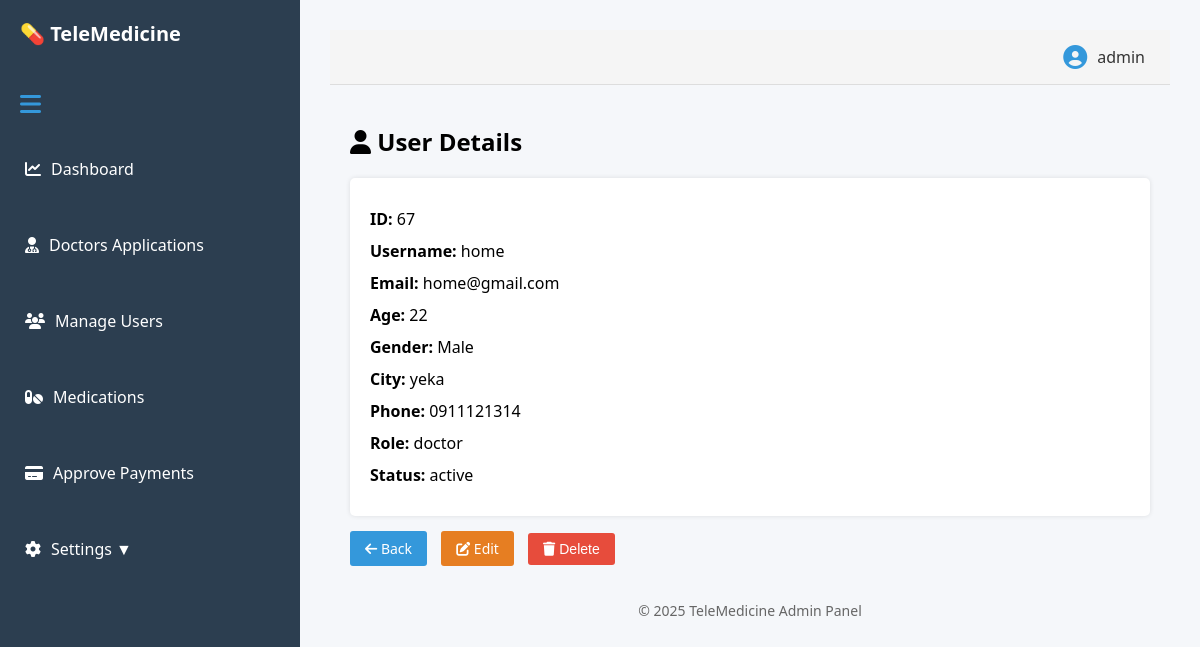
Page /admin/view_user.php?id=67 (signed in) on the committed database.
### tables this page shows
CREATE TABLE IF NOT EXISTS `users` (
  `id` int NOT NULL AUTO_INCREMENT,
  `name` varchar(100) NOT NULL,
  `gender` varchar(10) DEFAULT NULL,
  `email` varchar(100) NOT NULL,
  `password` varchar(255) NOT NULL,
  `role` enum('user','doctor','admin') DEFAULT 'user',
  `status` enum('active','suspended') NOT NULL DEFAULT 'active',
  `created_at` timestamp NULL DEFAULT CURRENT_TIMESTAMP,
  `age` int DEFAULT NULL,
  `city` varchar(100) DEFAULT NULL,
  `phone` varchar(20) DEFAULT NULL,
  `photo` varchar(255) DEFAULT NULL,
  PRIMARY KEY (`id`),
  UNIQUE KEY `email` (`email`)
);

### admin/view_user.php (the view, shortened to what this page needs)
<?php
include '../includes/db.php';
$admin_id = $_SESSION['user_id'];
$adminQuery = mysqli_query($conn, "SELECT name FROM users WHERE id = $admin_id");
$adminData = mysqli_fetch_assoc($adminQuery);
$adminName = $adminData ? $adminData['name'] : 'Admin';
if ($_SERVER['REQUEST_METHOD'] === 'POST' && isset($_POST['delete_user_id'])) {
    $delete_user_id = (int)$_POST['delete_user_id'];
    if ($delete_user_id === $admin_id) {
        $error = "You cannot delete your own account.";
    } else {
        $deleteQuery = mysqli_query($conn, "DELETE FROM users WHERE id = $delete_user_id");
        if ($deleteQuery) {
            header("Location: view_users.php?msg=User+deleted+successfully");
            exit;
        } else {
            $error = "Failed to delete user.";
        }
    }
} else {
    $user_id = (int)$_GET['id'];
    $userQuery = mysqli_query($conn, "SELECT * FROM users WHERE id = $user_id");
    $user = mysqli_fetch_assoc($userQuery);
}
?>
<!DOCTYPE html>
<html>
<head>
    <link rel="stylesheet" href="../css/admin.css">
    <link rel="stylesheet" href="https://cdnjs.cloudflare.com/ajax/libs/font-awesome/6.5.0/css/all.min.css" />
</head>
<body>
<div class="admin-container">
    <div class="sidebar">
        <div class="logo">
            <span>💊 TeleMedicine</span>
        </div>
        <div class="sidebar-toggle" title="Toggle Sidebar">
            <i class="fas fa-bars"></i>
        </div>
        <ul>
            <li><a href="dashboard.php"><i class="fas fa-chart-line"></i> <span>Dashboard</span></a></li>
            <li><a href="View_Application.php"><i class="fas fa-user-md"></i> <span> Doctors Applications</span></a></li>
            <li><a href="view_users.php" class="active"><i class="fas fa-users"></i> <span>Manage Users</span></a></li>
            <li><a href="medications.php"><i class="fas fa-pills"></i> <span>Medications</span></a></li>
            <li><a href="approve_payments.php"><i class="fas fa-credit-card"></i> <span>Approve Payments</span></a></li>
            <li class="dropdown">
                <a href="#" class="dropbtn"><i class="fas fa-cog"></i> <span>Settings ▼</span></a>
            </li>
        </ul>
    </div>
    <div class="main-content">
        <header class="admin-header">
            <div class="admin-profile">
                <i class="fas fa-user-circle"></i> <span><?= htmlspecialchars($adminName) ?></span>
            </div>
        </header>
        <div class="content-area">
            <h2><i class="fas fa-user"></i> User Details</h2>
            <?php if ($_SERVER['REQUEST_METHOD'] !== 'POST'): ?>
                <div class="user-details">
                    <p><strong>ID:</strong> <?= htmlspecialchars($user['id']) ?></p>
                    <p><strong>Username:</strong> <?= htmlspecialchars($user['name']) ?></p>
                    <p><strong>Email:</strong> <?= htmlspecialchars($user['email']) ?></p>
                    <p><strong>Age:</strong> <?= htmlspecialchars($user['age']) ?></p>
                    <p><strong>Gender:</strong> <?= htmlspecialchars(ucfirst($user['gender'])) ?></p>
                    <p><strong>City:</strong> <?= htmlspecialchars($user['city']) ?></p>
                    <p><strong>Phone:</strong> <?= htmlspecialchars($user['phone']) ?></p>
                    <p><strong>Role:</strong> <?= htmlspecialchars($user['role']) ?></p>
                    <p><strong>Status:</strong> <?= htmlspecialchars($user['status']) ?></p>
                </div>
                <a href="view_users.php" class="btn-back"><i class="fas fa-arrow-left"></i> Back</a>
                <a href="edit_user.php?id=<?= $user['id'] ?>" class="btn-edit"><i class="fas fa-edit"></i> Edit</a>
                <form method="POST" style="display:inline;" onsubmit="return confirm('Are you sure you want to delete this user? This action cannot be undone.')">
                    <button type="submit" class="btn-delete"><i class="fas fa-trash"></i> Delete</button>
                </form>
            <?php endif; ?>
        </div>
        <footer style="text-align:center; padding: 15px; color: #666; font-size: 14px;">
            &copy; <?= date("Y") ?> TeleMedicine Admin Panel
        </footer>
    </div>
</div>
</body>
</html>

### css/admin.css (style rules this page uses)
body { margin: 0; font-family: 'Segoe UI', sans-serif; background: #f5f7fa; }
.admin-container { display: flex; }
.sidebar { width: 300px; background: #2c3e50; color: white; min-height: 100vh; padding: 20px 0; position: fixed; }
.sidebar .logo { display: flex; align-items: center; padding: 0 20px 30px; }
.sidebar .logo span { font-size: 20px; font-weight: bold; }
.sidebar ul { list-style: none; padding: 0; }
.sidebar ul li { margin-bottom: 30px; }
.sidebar ul li a { color: white; text-decoration: none; display: flex; align-items: center; padding: 12px 25px; transition: 0.3s; }
.sidebar ul li a i { margin-right: 10px; }
.main-content { margin-left: 300px; padding: 30px; flex-grow: 1; }
.admin-header { display: flex; justify-content: flex-end; align-items: center; padding: 15px 25px; background-color: #f5f5f5; border-bottom: 1px solid #ddd; }
.admin-profile { display: flex; align-items: center; gap: 10px; font-size: 16px; font-weight: 500; color: #333; }
.admin-profile i { font-size: 24px; color: #3498db; }

### admin/view_user.php (style rules this page uses)
.content-area { padding: 20px; }
.content-area h2 { margin-bottom: 20px; }
.user-details { background: #fff; padding: 20px; border-radius: 5px; box-shadow: 0 0 5px rgba(0,0,0,0.1); }
.user-details p { margin: 10px 0; font-size: 16px; }
.btn-edit, .btn-back, .btn-delete { display: inline-block; margin-top: 15px; padding: 8px 15px; border-radius: 3px; color: white; text-decoration: none; cursor: pointer; border: none; font-size: 14px; }
.btn-back { background-color: #3498db; margin-right: 10px; }
.btn-edit { background-color: #e67e22; margin-right: 10px; }
.btn-delete { background-color: #e74c3c; }
.sidebar-toggle { user-select: none; cursor: pointer; color: #3498db; padding: 10px 20px; font-size: 1.5em; }

### rows in the picture
users: name "admin"
users: id "67", name "home", email "home@gmail.com", age "22", gender "Male", city "yeka", phone "0911121314", role "doctor", status "active"
